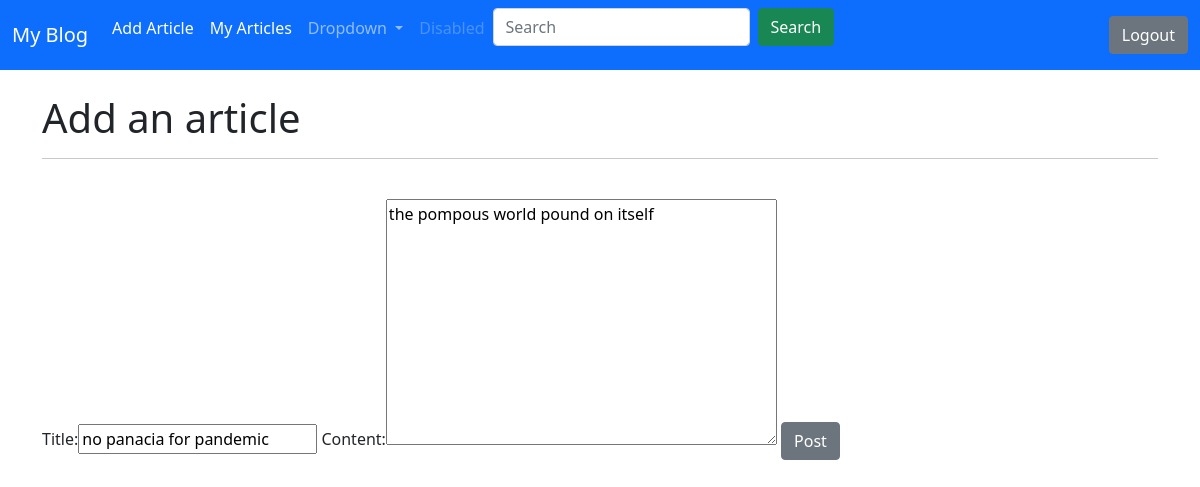
The page /update/14/ on the database its author committed.
### blogApp/models.py (models this page shows, shortened)
class Article(models.Model):
    title = models.CharField(max_length=255)
    author = models.ForeignKey(Author, on_delete=models.DO_NOTHING, null=True)
    date_created = models.DateTimeField(auto_now_add=True)
    content = models.TextField()
    class Meta:
        ordering = ['date_created']

### blogApp/views.py (the view)
# urls.py: path('update/<str:pk>/', ArticleUpdateView.as_view(), name='article-update'),
class ArticleUpdateView(generic.UpdateView):
    model = Article
    fields = ['title', 'content']
    template_name = 'article_update.html'

### blogApp/templates/article_update.html (shortened to what this page needs)
{% extends 'base.html' %}
{% block content %}
<h1>Add an article</h1>
<hr/><br/>
<form method="POST" >
        {{ form }}
    <button class="btn btn-secondary">Post</button>
</form>
{% endblock %}

### rows shown on the page
Article: title "no panacia for pandemic", content "the pompous world pound on itself"
